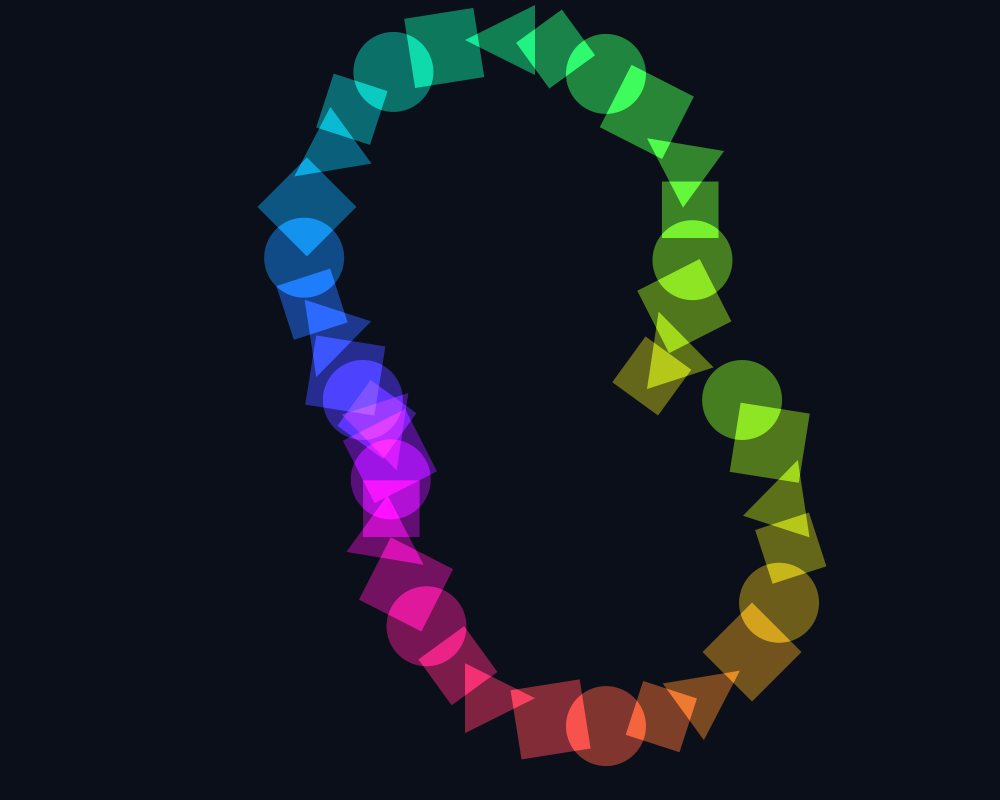
Frame 1 (no input)
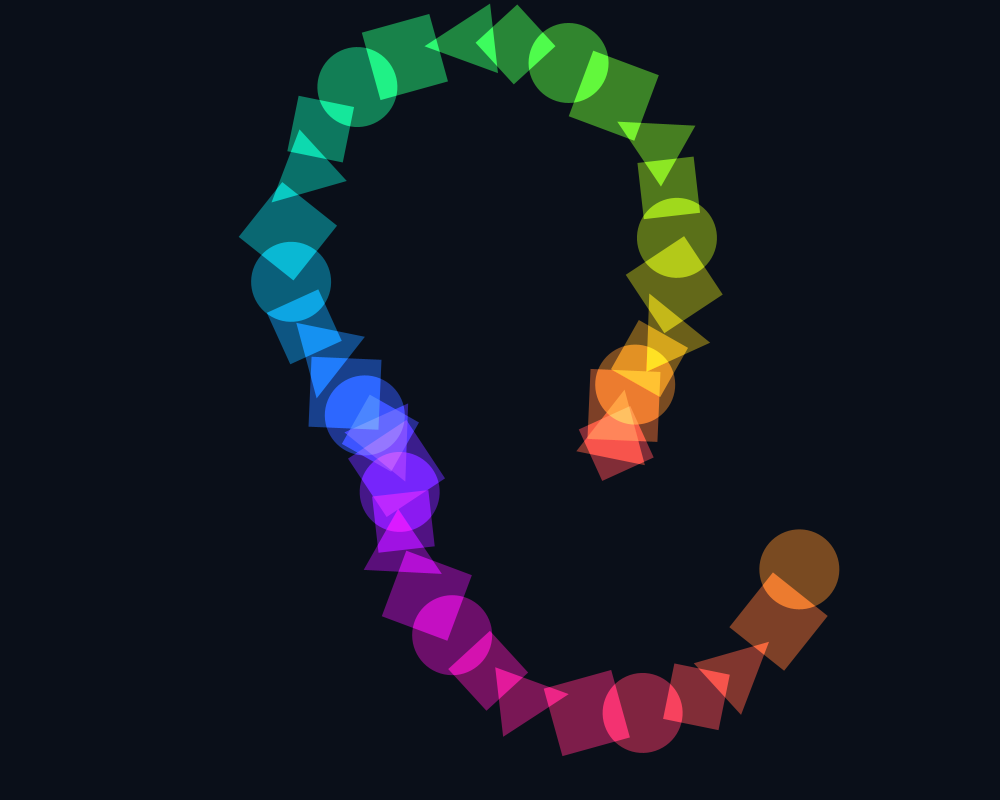
Frame 60 (the mouse pressed at the canvas centre just before this capture)
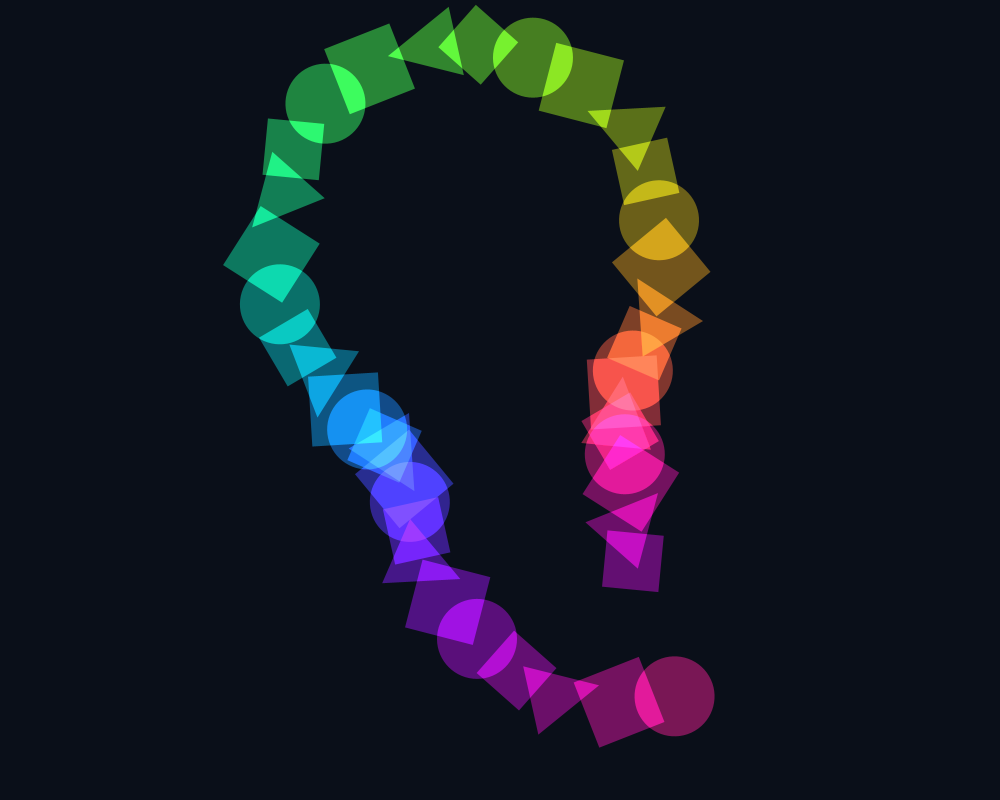
Frame 120 (the mouse held since frame 60 and released just before this capture)

The Processing sketch that drew these frames (run headless with seeded random() and noise(); from frame 60 on, the mouse is pressed at the canvas centre):

// Processing sketch: sketch_260531r
// ── sketch_260531r.pde
float angle = 0;

void setup() {
  size(1000, 800);

  smooth(); // Anti-aliasing ON
  rectMode(CENTER);
  ellipseMode(CENTER);
}

void draw() {

  background(10, 15, 25);

  blendMode(ADD);

  translate(width/2, height/2);

  for (int i = 0; i < 40; i++) {

    pushMatrix();

    rotate(radians(angle + i * 9));

    float radius = 80 + sin(radians(frameCount + i * 15)) * 40;

    translate(radius * 3, 0);

    // Animated abstract colours
    float r = 128 + 127 * sin(radians(frameCount + i * 10));
    float g = 128 + 127 * sin(radians(frameCount + i * 10 + 120));
    float b = 128 + 127 * sin(radians(frameCount + i * 10 + 240));

    fill(r, g, b, 120);
    noStroke();

    // Modulo pattern alternates shapes
    if (i % 4 == 0) {

      ellipse(0, 0, 80, 80);

    } else if (i % 4 == 1) {

      rect(0, 0, 70, 70);

    } else if (i % 4 == 2) {

      triangle(
        -35, 35,
        35, 35,
        0, -35
      );

    } else {

      // Diamond shape
      beginShape();
      vertex(0, -40);
      vertex(40, 0);
      vertex(0, 40);
      vertex(-40, 0);
      endShape(CLOSE);
    }

    popMatrix();
  }

  angle += 0.5;
}
